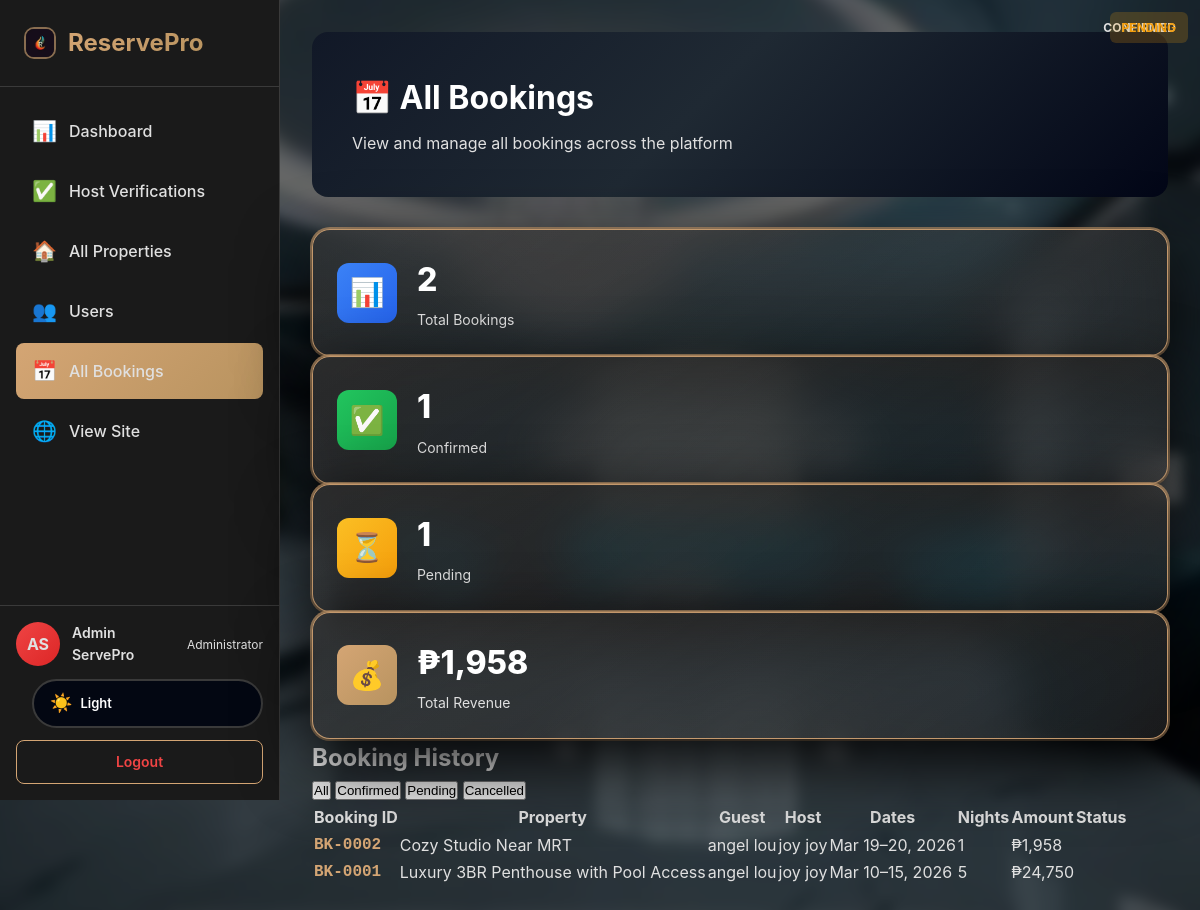
Page /admin/bookings.php (signed in) on the committed database.
### tables this page shows
CREATE TABLE `users` (
  `id` int(11) NOT NULL,
  `first_name` varchar(50) NOT NULL,
  `last_name` varchar(50) NOT NULL,
  `date_of_birth` date DEFAULT NULL,
  `email` varchar(100) NOT NULL,
  `password` varchar(255) NOT NULL,
  `created_at` timestamp NOT NULL DEFAULT current_timestamp(),
  `role` enum('guest','host','admin') DEFAULT 'guest',
  `email_verified` tinyint(1) NOT NULL DEFAULT 0,
  `verification_token` varchar(100) DEFAULT NULL,
  `host_verified` tinyint(1) NOT NULL DEFAULT 0,
  `host_verification_status` enum('none','under review','approved','rejected') NOT NULL DEFAULT 'none'
);

CREATE TABLE `bookings` (
  `id` int(11) NOT NULL,
  `property_id` int(11) NOT NULL,
  `guest_id` int(11) NOT NULL,
  `check_in` date NOT NULL,
  `check_out` date NOT NULL,
  `guests` int(11) NOT NULL,
  `total_price` decimal(10,2) NOT NULL,
  `status` enum('pending','confirmed','cancelled','completed') DEFAULT 'pending',
  `booking_date` timestamp NOT NULL DEFAULT current_timestamp()
);

CREATE TABLE `properties` (
  `id` int(11) NOT NULL,
  `host_id` int(11) NOT NULL,
  `title` varchar(255) NOT NULL,
  `description` text NOT NULL,
  `property_type` enum('house','apartment','condo','villa','hotel') NOT NULL,
  `address` text NOT NULL,
  `city` varchar(100) NOT NULL,
  `country` varchar(100) NOT NULL,
  `price_per_night` decimal(10,2) NOT NULL,
  `max_guests` int(11) NOT NULL,
  `bedrooms` int(11) NOT NULL,
  `bathrooms` int(11) NOT NULL,
  `latitude` decimal(10,8) DEFAULT NULL,
  `longitude` decimal(11,8) DEFAULT NULL,
  `auto_accept_bookings` tinyint(1) NOT NULL DEFAULT 0,
  `average_rating` decimal(3,2) DEFAULT NULL,
  `review_count` int(11) NOT NULL DEFAULT 0,
  `status` enum('pending','approved','rejected','suspended','out_of_order') DEFAULT 'pending',
  `admin_notes` text DEFAULT NULL,
  `created_at` timestamp NOT NULL DEFAULT current_timestamp(),
  `updated_at` timestamp NOT NULL DEFAULT current_timestamp() ON UPDATE current_timestamp()
);

### config/session.php (called while the page is built, shortened)
<?php
function getCurrentUser() {
    $conn = getDBConnection();
    $user_id = $_SESSION['user_id'];
    $stmt = $conn->prepare("SELECT id, first_name, last_name, email, role, IFNULL(host_verified, 0) AS host_verified FROM users WHERE id = ?");
    $stmt->bind_param("i", $user_id);
    $stmt->execute();
    $result = $stmt->get_result();
    $user = $result->fetch_assoc();
    return $user;
}
?>

### admin/bookings.php (the view, shortened to what this page needs)
<?php
require_once __DIR__ . '/../config/session.php';
$user = getCurrentUser();
$conn = getDBConnection();
$query = "
    SELECT
        b.*,
        p.title as property_name,
        p.price_per_night,
        h.first_name as host_first_name,
        h.last_name as host_last_name,
        g.first_name as guest_first_name,
        g.last_name as guest_last_name,
        g.email as guest_email,
        DATEDIFF(b.check_out, b.check_in) as nights
    FROM bookings b
    JOIN properties p ON b.property_id = p.id
    JOIN users h ON p.host_id = h.id
    JOIN users g ON b.guest_id = g.id
    ORDER BY b.booking_date DESC
";
$result = $conn->query($query);
$bookings = $result->fetch_all(MYSQLI_ASSOC);
$stats = [
    'total' => count($bookings),
    'confirmed' => 0,
    'pending' => 0,
    'cancelled' => 0,
    'total_revenue' => 0
];
foreach ($bookings as $booking) {
    $stats[$booking['status']]++;
    if ($booking['status'] === 'confirmed') {
        $stats['total_revenue'] += $booking['total_price'];
    }
}
?>
<!DOCTYPE html>
<html lang="en">
<head>
    <link rel="stylesheet" href="../assets/css/style.css?v=10.0">
    <link rel="stylesheet" href="../assets/css/host-dashboard.css?v=10.0">
    <link rel="stylesheet" href="../assets/css/admin.css?v=10.0">
    <link rel="stylesheet" href="../assets/css/theme-toggle.css?v=10.0">
</head>
<body class="dashboard-page">
    <div class="host-layout">
        <aside class="host-sidebar">
            <div class="sidebar-header">
                <a href="../home.php" class="sidebar-brand">
                    <?php require __DIR__ . '/../includes/brand-icon-svg.php'; ?>
                    <span>ReservePro</span>
                </a>
            </div>
            <nav class="sidebar-nav">
                <a href="dashboard.php" class="nav-item">
                    <span class="nav-icon">📊</span>
                    <span>Dashboard</span>
                </a>
                <a href="host-verifications.php" class="nav-item">
                    <span class="nav-icon">✅</span>
                    <span>Host Verifications</span>
                </a>
                <a href="properties.php" class="nav-item">
                    <span class="nav-icon">🏠</span>
                    <span>All Properties</span>
                </a>
                <a href="users.php" class="nav-item">
                    <span class="nav-icon">👥</span>
                    <span>Users</span>
                </a>
                <a href="bookings.php" class="nav-item active">
                    <span class="nav-icon">📅</span>
                    <span>All Bookings</span>
                </a>
                <a href="../home.php" class="nav-item">
                    <span class="nav-icon">🌐</span>
                    <span>View Site</span>
                </a>
            </nav>
            <div class="sidebar-footer">
                <div class="user-profile">
                    <div class="user-avatar" style="background: linear-gradient(135deg, #EF4444, #DC2626);">
                        <?php echo strtoupper(substr($user['first_name'], 0, 1) . substr($user['last_name'], 0, 1)); ?>
                    </div>
                    <div class="user-info">
                        <div class="user-name"><?php echo htmlspecialchars($user['first_name'] . ' ' . $user['last_name']); ?></div>
                        <div class="user-role">Administrator</div>
                    </div>
                </div>
                <div class="theme-toggle" style="margin-bottom: 12px;">
                    <span class="theme-toggle-icon">☀️</span>
                    <span class="theme-toggle-text">Light</span>
                </div>
                <a href="../logout.php" class="btn-logout">Logout</a>
            </div>
        </aside>
        <main class="host-main">
            <div class="bookings-header">
                <h1>📅 All Bookings</h1>
                <p>View and manage all bookings across the platform</p>
            </div>
            <div class="properties-stats">
                <div class="stat-card">
                    <div class="stat-icon" style="background: linear-gradient(135deg, #3B82F6, #2563EB);">📊</div>
                    <div class="stat-content">
                        <h3><?php echo $stats['total']; ?></h3>
                        <p>Total Bookings</p>
                    </div>
                </div>
                <div class="stat-card">
                    <div class="stat-icon" style="background: linear-gradient(135deg, #22C55E, #16A34A);">✅</div>
                    <div class="stat-content">
                        <h3><?php echo $stats['confirmed']; ?></h3>
                        <p>Confirmed</p>
                    </div>
                </div>
                <div class="stat-card">
                    <div class="stat-icon" style="background: linear-gradient(135deg, #FBBF24, #F59E0B);">⏳</div>
                    <div class="stat-content">
                        <h3><?php echo $stats['pending']; ?></h3>
                        <p>Pending</p>
                    </div>
                </div>
                <div class="stat-card">
                    <div class="stat-icon" style="background: linear-gradient(135deg, #D4A574, #B8935F);">💰</div>
                    <div class="stat-content">
                        <h3>₱<?php echo number_format($stats['total_revenue'], 0); ?></h3>
                        <p>Total Revenue</p>
                    </div>
                </div>
            </div>
            <div class="properties-table-container">
                <div class="table-header">
                    <h2>Booking History</h2>
                    <div class="filter-tabs">
                        <button class="filter-tab active" onclick="filterBookings('all')">All</button>
                        <button class="filter-tab" onclick="filterBookings('confirmed')">Confirmed</button>
                        <button class="filter-tab" onclick="filterBookings('pending')">Pending</button>
                        <button class="filter-tab" onclick="filterBookings('cancelled')">Cancelled</button>
                    </div>
                </div>
                <?php if (empty($bookings)): ?>
                    <div class="empty-state">
                        <h3>📭 No Bookings Found</h3>
                        <p>There are no bookings in the system yet.</p>
                    </div>
                <?php else: ?>
                    <table class="properties-table">
                        <thead>
                            <tr>
                                <th>Booking ID</th>
                                <th>Property</th>
                                <th>Guest</th>
                                <th>Host</th>
                                <th>Dates</th>
                                <th>Nights</th>
                                <th>Amount</th>
                                <th>Status</th>
                            </tr>
                        </thead>
                        <tbody>
                            <?php foreach ($bookings as $booking): ?>
                                <tr data-status="<?php echo $booking['status']; ?>">
                                    <td class="booking-id">BK-<?php echo str_pad($booking['id'], 4, '0', STR_PAD_LEFT); ?></td>
                                    <td><?php echo htmlspecialchars($booking['property_name']); ?></td>
                                    <td><?php echo htmlspecialchars($booking['guest_first_name'] . ' ' . $booking['guest_last_name']); ?></td>
                                    <td><?php echo htmlspecialchars($booking['host_first_name'] . ' ' . $booking['host_last_name']); ?></td>
                                    <td><?php echo date('M j', strtotime($booking['check_in'])) . '–' . date('j, Y', strtotime($booking['check_out'])); ?></td>
                                    <td><?php echo $booking['nights']; ?></td>
                                    <td class="amount">₱<?php echo number_format($booking['total_price'], 0); ?></td>
                                    <td>
                                        <span class="status-badge status-<?php echo $booking['status']; ?>">
                                            <?php echo ucfirst($booking['status']); ?>
                                        </span>
                                    </td>
                                </tr>
                            <?php endforeach; ?>
                        </tbody>
                    </table>
                <?php endif; ?>
            </div>
        </main>
    </div>
</body>
</html>

### assets/css/style.css (style rules this page uses)
* { margin: 0; padding: 0; box-sizing: border-box; }
:root { --primary-color: #D4A574; --primary-dark: #B8935F; --primary-light: #E6C89C; --secondary-color: #1A1A1A; --accent-color: #D4A574; --text-dark: #FFFFFF; --text-gray: #B8B8B8; --bg-light: #1F1F1F; --border-color: #3A3A3A; --bg-primary: #020617; --bg-secondary: #030712; --bg-tertiary: #111827; --wood-dark: #111827; --wood-medium: #1F2933; --wood-light: #4B5563; }
body { font-family: -apple-system, BlinkMacSystemFont, 'Segoe UI', 'Inter', Roboto, 'Helvetica Neue', Arial, sans-serif; background: var(--bg-primary); color: #FFFFFF !important; line-height: 1.6; min-height: 100vh; }
.auth-page, .dashboard-page { position: relative; background: transparent; }
.auth-page::before, .dashboard-page::before { content: ''; position: fixed; top: 0; left: 0; width: 100%; height: 100%; background: url('../../background%20image/this.webp') center center / cover no-repeat; filter: blur(6px); transform: scale(1.04); z-index: -2; }
.auth-page::after, .dashboard-page::after { content: ''; position: fixed; top: 0; left: 0; width: 100%; height: 100%; background: rgba(0, 0, 0, 0.6); z-index: -1; }
h1, h2, h3, h4, h5, h6 { color: #FFFFFF !important; }
p, span, div { color: #E0E0E0 !important; }
.user-info { display: flex; align-items: center; gap: 16px; }
.user-avatar { width: 48px; height: 48px; border-radius: 50%; background: linear-gradient(135deg, var(--primary-color), var(--primary-dark)); display: flex; align-items: center; justify-content: center; color: white; font-size: 20px; font-weight: 600; }
.btn-logout { background: transparent; color: var(--primary-color); border: 2px solid var(--primary-color); border-radius: 8px; padding: 10px 20px; font-size: 14px; font-weight: 600; cursor: pointer; text-decoration: none; transition: all 0.2s ease; }

### assets/css/theme-toggle.css (style rules this page uses)
.theme-toggle { display: flex; align-items: center; gap: 8px; padding: 8px 16px; background: var(--bg-secondary); border: 2px solid var(--border-color); border-radius: 50px; cursor: pointer; transition: all 0.3s ease; margin-left: 16px; }
.theme-toggle-icon { font-size: 18px; transition: transform 0.3s ease; }
.theme-toggle-text { font-size: 13px; font-weight: 600; color: var(--text-dark) !important; user-select: none; }
body.auth-page, body.auth-page.light-mode, body.dashboard-page, body.dashboard-page.light-mode { background: transparent !important; }
.dashboard-page .host-main, .dashboard-page .main-content { background: transparent !important; }
body, .navbar, .service-card, .experience-card, .feature-card, .info-card, .faq-item, .contact-form-wrapper, .filters-sidebar, .search-box, input, select, textarea, .hero, .about-hero, .contact-hero, .experiences-hero { transition: background 0.3s ease, color 0.3s ease, border-color 0.3s ease, box-shadow 0.3s ease !important; }

### admin/bookings.php (style rules this page uses)
.bookings-header { background: linear-gradient(135deg, #111827 0%, #1F2933 45%, #020617 100%); padding: 40px; border-radius: 16px; margin-bottom: 32px; color: white; }
.bookings-header h1 { font-size: 32px; margin-bottom: 8px; color: #FFFFFF !important; }
.booking-id { font-family: 'Courier New', monospace; color: #D4A574; font-weight: 600; }

### rows in the picture
users: first_name+last_name "AS", first_name+last_name "Admin ServePro"
bookings: id "2", id "0002", property.title "Cozy Studio Near MRT", guest.last_name "angel lou", users.first_name+last_name "joy joy", check_in "Mar 19", check_out "20, 2026", nights "1", total_price "1,958", status "CONFIRMED"
bookings: id "0001", property.title "Luxury 3BR Penthouse with Pool Access", guest.last_name "angel lou", users.first_name+last_name "joy joy", check_in "Mar 10", check_out "15, 2026", nights "5", total_price "24,750", status "PENDING"

### other values in the picture
$stats['confirmed'] "1"
$stats['pending'] "1"
$stats['total_revenue'] "1,958"
